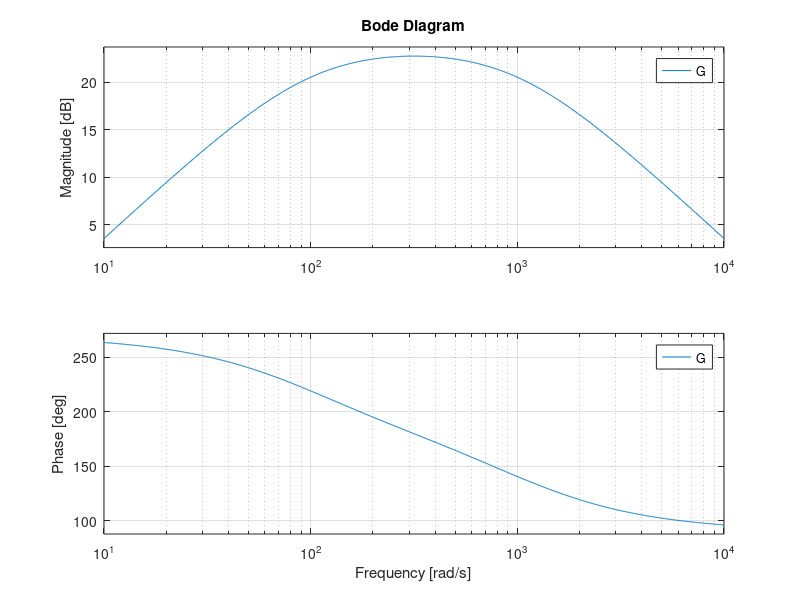

Recreate this plot in MATLAB.
R1 = 100e3;
C1 = 0.1e-6;
R2 = 100e3;
C2 = 0.01e-6;
k = 500e-6/3.3;

G = k * tf([-R1*C1 0], [R1*C1 1]) * tf([R2], [R2*C2 1]);

bode(G); grid on;

[1/(R1*C1) 1/(R2*C2)]
[1/(2*pi*R1*C1) 1/(2*pi*R2*C2)]
